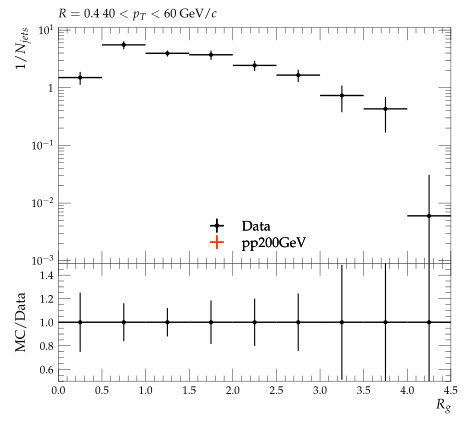

Here is the Python script that generated this plot:
#! /usr/bin/env python3

# This Python script was auto-generated using YODA v2.1.0.
# Analysis object: /STAR_2020_I1783875/d13-x01-y01
# Timestamp: 07-10-2025 (17:32:21)

import matplotlib as mpl
import matplotlib.pyplot as plt
mpl.use('Agg') # comment out for interactive use
import os
import numpy as np
from numpy import nan, inf

plotDir = os.path.split(os.path.realpath(__file__))[0]
if 'YODA_USER_PLOT_PATH' in globals():
    plot_outdir = globals()['YODA_USER_PLOT_PATH']
else:
    plot_outdir = plotDir

#plot style
plt.style.use(os.path.join(plotDir, '../default.mplstyle'))
# plot metadata
figW, figH = plt.rcParams['figure.figsize']
ax_xLabel = r'$R_{g}$'
ax_yLabel = r'$1/N_{jets}$'
ax_title  = r'$R=0.4 ~ 40 < p_{T} < 60$ GeV/$c$'
ax_xScale = 'linear'
ax_yScale = 'log'
xLims = (0.0, 4.5)
yLims = (0.0009000000000000001, 11.0)

# TeX-friendly labels for the legend
labels = {
    'legend' : ([ r"Data", r"pp200GeV" ], r""),
}

# Adjust canvas width and height
canvasW = 10.0
canvasH = 9.0
figW *= canvasW/10.
figH *= canvasH/9.

# Create figure and axis objects
fig, (ax, ratio0_ax) = plt.subplots(2, 1, sharex=True,
                  figsize=(figW,figH), gridspec_kw={'height_ratios': (6.0, 3.0)})

# Set figure margins
plt.subplots_adjust(
    left   = 1.0 * plt.rcParams['figure.subplot.left'],
    right  = 1.0 * plt.rcParams['figure.subplot.right'],
    top    = 1.0 * plt.rcParams['figure.subplot.top'],
    bottom = 1.0 * plt.rcParams['figure.subplot.bottom'])

ratio0_ax.yaxis.set_major_locator(mpl.ticker.MultipleLocator(0.2))
ratio0_ax.set_ylim(0.5, 1.4999)
ratio0_ax.set_ylabel('MC/Data')

# the numerical data is stored in a separate file
dataf = dict()
prefix = os.path.split(__file__)[0]
if prefix:    prefix = prefix + '/'
exec(open(prefix+'d13-x01-y01__data.py').read(), dataf)


legend_handles = dict() # keep track of handles for the legend

# style options for curves
# starts at zorder>=5 to draw curve on top of legend
styles = {
  'Data': {
    'color' : 'black',
    'linestyle' : '-',
    'linewidth' : 1,
    'marker' : 'o',
    'markersize' : 2,
    'capsize' : 0.0,
    'zorder' : 5,
    'histstyle' : 0,
    'drawstyle' : 'steps-pre',
    'xerrorbars' : 1,
    'yerrorbars' : 1,
    'fillcolor' : None,
    'fillopacity' : 1.0,
    'ratio0_linestyle' : '-',
    'ratio0_linewidth' : 1,
    'ratio0_marker' : 'o',
    'ratio0_markersize' : 2,
    'ratio0_capsize' : 0.0,
    'ratio0_zorder' : 5,
    'ratio0_histstyle' : 0,
    'ratio0_drawstyle' : 'steps-pre',
    'ratio0_xerrorbars' : 1,
    'ratio0_yerrorbars' : 1,
  },
  'pp200GeV.yoda': {
    'color' : '#EE3311',
    'linestyle' : '-',
    'linewidth' : 1,
    'marker' : 'none',
    'markersize' : 2,
    'capsize' : 0.0,
    'zorder' : 6,
    'histstyle' : 1,
    'drawstyle' : 'steps-pre',
    'xerrorbars' : 1,
    'yerrorbars' : 1,
    'fillcolor' : None,
    'fillopacity' : 1.0,
    'ratio0_linestyle' : '-',
    'ratio0_linewidth' : 1,
    'ratio0_marker' : 'none',
    'ratio0_markersize' : 2,
    'ratio0_capsize' : 0.0,
    'ratio0_zorder' : 6,
    'ratio0_histstyle' : 1,
    'ratio0_drawstyle' : 'steps-pre',
    'ratio0_xerrorbars' : 1,
    'ratio0_yerrorbars' : 1,
  },
}

# curve from input yoda files in main panel
for label, yvals in dataf['yvals'].items():
    if all(np.isnan(v) for v in dataf['yvals'][label]):
        continue
    tmp = None
    if styles[label]['histstyle']: # draw as histogram
        xpos = dataf['xedges'][label] if styles[label]['drawstyle'] else dataf['xpoints'][label]
        ypos = np.insert(yvals, 0, yvals[0]) if styles[label]['drawstyle'] else yvals
        if styles[label]['fillcolor']: # fill area below curve
            ax.fill_between(xpos, ypos, step='pre',
                            color=styles[label]['fillcolor'],
                            alpha=styles[label]['fillopacity'])
        tmp, = ax.plot(xpos, ypos,
                       color=styles[label]['color'],
                       linestyle=styles[label]['linestyle'],
                       linewidth=styles[label]['linewidth'],
                       drawstyle=styles[label]['drawstyle'], solid_joinstyle='miter',
                       zorder=styles[label]['zorder'], label=label)
    tmp = ax.errorbar(dataf['xpoints'][label], yvals,
                      xerr=np.array(dataf['xerrs'][label])*styles[label]['xerrorbars'],
                      yerr=np.array(dataf['yerrs'][label])*styles[label]['yerrorbars'],
                      fmt=styles[label]['marker'], capsize=styles[label]['capsize'],
                      markersize=styles[label]['markersize'],
                      ecolor=styles[label]['color'],
                      color=styles[label]['color'], zorder=styles[label]['zorder'])
    tmp[-1][0].set_linestyle(styles[label]['linestyle'])
    tmp[-1][0].set_linewidth(styles[label]['linewidth'])
    if label in dataf['add_legend_handle']:  legend_handles[label] = tmp
    for varLabel in dataf['variation_yvals'].keys():
        if varLabel.startswith(label):
            tmp, = ax.plot(dataf['xedges'][label], dataf['variation_yvals'][varLabel],
                           color=styles[label]['color'],
                           linestyle=styles[label]['linestyle'],
                           linewidth=styles[label]['linewidth'],
                           drawstyle='steps-pre', solid_joinstyle='miter',
                           zorder=styles[label]['zorder'], alpha=0.5)


# plots on ratio panel
# curve from input yoda files in ratio panel
for label, yvals in dataf['ratio0_yvals'].items():
    if all(np.isnan(v) for v in yvals):
        continue
    if styles[label]['ratio0_histstyle']: # plot as histogram
        xpos = dataf['xedges']['Data'] if styles[label]['ratio0_drawstyle'] else dataf['xpoints']['Data']
        ypos = np.insert(yvals, 0, yvals[0]) if styles[label]['ratio0_drawstyle'] else yvals
        ratio0_ax.plot(xpos, ypos,
                       color=styles[label]['color'],
                       linewidth=styles[label]['linewidth'],
                       linestyle=styles[label]['ratio0_linestyle'],
                       drawstyle=styles[label]['ratio0_drawstyle'], zorder=styles[label]['zorder'],
                       solid_joinstyle='miter')
    tmp = ratio0_ax.errorbar(dataf['xpoints']['Data'], yvals,
                             xerr=np.array(dataf['ref_xerrs'])*styles[label]['ratio0_xerrorbars'],
                             yerr=np.array(dataf['ratio0_yerrs'][label])*styles[label]['ratio0_yerrorbars'],
                             fmt=styles[label]['ratio0_marker'], capsize=styles[label]['ratio0_capsize'],
                             markersize=styles[label]['ratio0_markersize'],
                             ecolor=styles[label]['color'],
                             color=styles[label]['color'])
    tmp[-1][0].set_linestyle(styles[label]['ratio0_linestyle'])
    tmp[-1][0].set_linewidth(styles[label]['ratio0_linewidth'])

    for varlabel in dataf['ratio0_variation_vals'].keys():
        if varlabel.startswith(label):
            ratio0_ax.plot(dataf['xedges']['Data'],
                            dataf['ratio0_variation_vals'][varlabel],
                            color=styles[label]['color'],
                            linestyle=styles[label]['linestyle'],
                            linewidth=styles[label]['linewidth'],
                            drawstyle='steps-pre', solid_joinstyle='miter',
                            zorder=1, alpha=0.5)

legend_items = list(legend_handles.values())
ax.add_artist(ax.legend(legend_items,
                        labels['legend'][0],
                        title=labels['legend'][1],
                        alignment='left',
                        loc='lower center',
                        bbox_to_anchor=(0.5, 0.0)))

# set plot metadata as defined above
ratio0_ax.set_xlabel(ax_xLabel)
ratio0_ax.xaxis.set_label_coords(1., -0.15)
ax.set_ylabel(ax_yLabel, ha='right', va='top')
ax.yaxis.set_label_coords(-0.11, 1.0)
ax.set_title(ax_title, loc='left')
ax.set_xscale(ax_xScale)
ax.set_yscale(ax_yScale)
ax.set_xlim(xLims)
ax.set_ylim(yLims)

# tick formatting
plt.rcParams['xtick.top'] = True
plt.rcParams['ytick.right'] = True
ax.yaxis.set_major_locator(mpl.ticker.LogLocator(base=10.0, numticks=np.inf))
ax.yaxis.set_minor_locator(mpl.ticker.LogLocator(
                           base=10.0, subs=np.arange(0.1, 1, 0.1), numticks=np.inf))
fig.align_ylabels((ax, ratio0_ax))
plt.savefig(os.path.join(plot_outdir, 'd13-x01-y01.pdf'), format='PDF')
plt.savefig(os.path.join(plot_outdir, 'd13-x01-y01.png'), format='PNG')

plt.close(fig)
